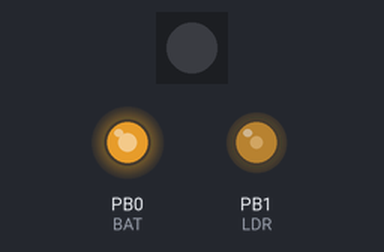
This sketch was run on a simulated ATtiny85, built with avr-gcc and run on an emulated ATtiny85. Parts: 1 RGB LEDs in strip order, left to right, output pins drawn as LEDs (lit = HIGH). Random numbers use the default seed unless the sketch sets one.

Above: at 1.49 s.
At 7.81 s:
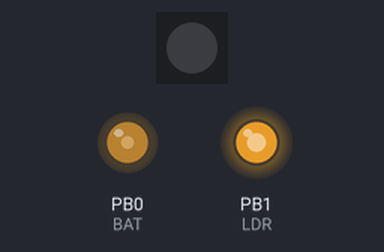
At 13.07 s:
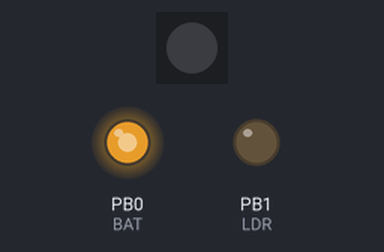
At 24.78 s:
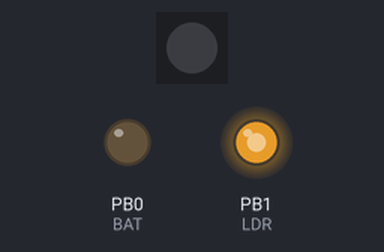
Timing chart, 0 to 40.0 s (numbered marks = the images above):
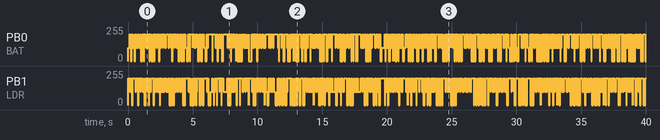

The sketch:

robotarioMotors.ino
```cpp
// NYU Shanghai
// Introduction to Robotics
// 2019-11-16
// Robotario

// This code uses NeoPixel  (c) 2013 Shae Erisson released under the GPLv3 license to match the rest of the AdaFruit NeoPixel library
//use the board definition Attiny85 Internal 8MHz
//upload using programmer once to flash the fuses by pressing shift and clicking on upload

#define FAST    200    //value of the motor speed normal movement
#define SLOW    100    //value of the motor speed slowest
#define TCHECK   100   //time in ms to explore
#define TCHARGE  10    //time in minutes to recharge
#define TSURE    10    //n times that it checked to be on the base
#define TZIGZAG  30   //time between curves for a Zig Zag
#define LIGHT   800   //value from ADC that indicates LDRs under the reflector
#define LOWBAT  512  //value that indicates low battery
#define BASE    200  //value that indicates possible recharging base found
#define WALL    600  //value that indicates wall ahead


#define START   0     // starting state of the device
#define REST    1     // for resting and waiting for light
#define EXPLORE 2     // after detecting light, it expores around
#define RUNAWAY 3     // for running away
#define TURNING 4     // turns away from the walls to avoid a collision
#define LOWBAT  5     // with low battery and looking for a charging station
#define CONFIRM 6     // confirming it's a charging station
#define CHARGE  7    // it's charging it's battery
#define CHARGED 8    // it's fully charged and it should go to a dark spot

#define PIN            4  //Neopixel data pin               (pin 3 on DIP8)
#define BAT            0  //ADC0, battery voltage divider   (pin 1 on DIP8)
#define LDR            1  //ADC1, light sensor              (pin 7 on DIP8)
#define IR             3  //ADC3, infrared sensor           (pin 2 on DIP8)
#define M1             0  //motor 1                         (pin 5 on DIP8)
#define M2             1  //motor 2                         (pin 6 on DIP8)

#define NUMPIXELS      1 // only one LED

#include <Adafruit_NeoPixel.h>
#ifdef __AVR__
#include <avr/power.h>
#endif

Adafruit_NeoPixel pixels = Adafruit_NeoPixel(NUMPIXELS, PIN, NEO_GRB + NEO_KHZ800);


void setup() {
  pinMode(BAT, INPUT);
  pinMode(LDR, INPUT);
  pinMode(IR, INPUT);
  pinMode(M1, OUTPUT);
  pinMode(M2, OUTPUT);
  pixels.begin(); // This initializes the NeoPixel library.
  analogReference(INTERNAL2V56);
}

void loop() {
  //moves in zig zag
  analogWrite(M1, SLOW * random(0, 2));
  analogWrite(M2, FAST );
  delay (TZIGZAG * random(0,5));
  analogWrite(M1, FAST );
  analogWrite(M2, SLOW * random(0, 2));
  delay (TZIGZAG * random(0,5));
}
```
